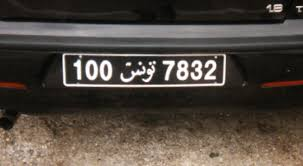
#> input picture plates/tunis.jpeg, 303 x 166 px, found by its file name
$ jupyter execute --allow-errors easy_OCR_demo.ipynb   (shell and % lines are left out)
#> lines starting #> are read from the running program, lines starting #| are printed output that depends on the picture; after the words box and inside, x2 and y2 are one past the last pixel; in counts of white or black regions, pixels touching at a corner belong together
# EasyOCR for Tunisian License Plate Detection

This notebook demonstrates how to use EasyOCR to detect and recognize Tunisian license plates with focus on extracting numbers and inserting the Arabic text "تونس" between them.

[cell 1]
import matplotlib.pyplot as plt
import cv2
import easyocr
from IPython.display import Image
import numpy as np
import re

[cell 2]
# Display the sample image
Image("/Users/macbook/Documents/Personnel/Car-Number-Plates-Detection/plates/tunis.jpeg")

## Enhanced Image Preprocessing

Apply multiple preprocessing techniques to improve Arabic text detection.

[cell 3]
def preprocess_image(image_path):
    """Apply multiple preprocessing techniques to improve Arabic detection"""
    # Read image
    original = cv2.imread(image_path)
#> original is the input picture: shape (166, 303, 3); mean B, G, R 63.4, 71.2, 79.6
    if original is None:
        return None, None

    # Make sure image is large enough
    if original.shape[1] < 600:
        scale = 600 / original.shape[1]
#> scale = 1.98
        original = cv2.resize(original, (0, 0), fx=scale, fy=scale)
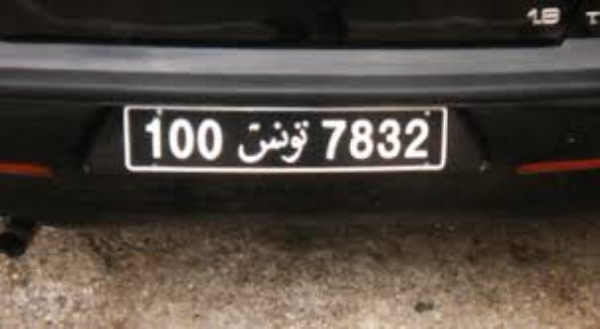
#> original: shape (329, 600, 3); mean B, G, R 63.3, 71.2, 79.5

    # Create a list of preprocessed variants
    preprocessed_images = []

    # 1. Original image
    preprocessed_images.append(original)

    # 2. Grayscale
    gray = cv2.cvtColor(original, cv2.COLOR_BGR2GRAY)
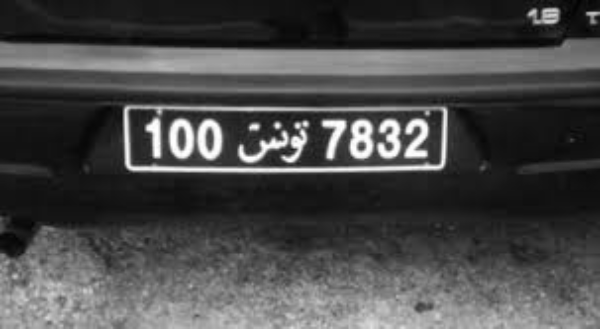
#> gray: shape (329, 600); min 1, max 255, mean 72.8
    preprocessed_images.append(cv2.cvtColor(gray, cv2.COLOR_GRAY2BGR))

    # 3. Bilateral filter (reduces noise while keeping edges sharp)
    bilateral = cv2.bilateralFilter(gray, 11, 17, 17)
    preprocessed_images.append(cv2.cvtColor(bilateral, cv2.COLOR_GRAY2BGR))

    # 4. Adaptive threshold (helps with contrast)
    thresh = cv2.adaptiveThreshold(bilateral, 255, cv2.ADAPTIVE_THRESH_GAUSSIAN_C,
                                   cv2.THRESH_BINARY, 11, 2)
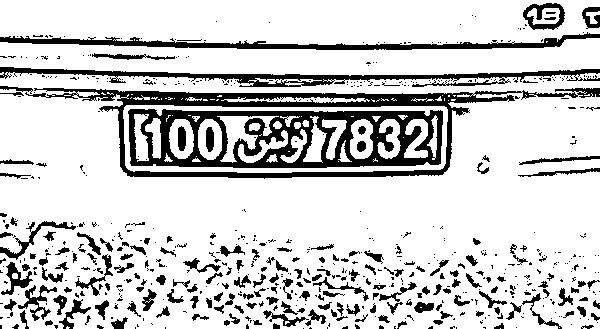
#> thresh: shape (329, 600); 80.7% white; 638 black regions (455 under 20 px), largest, box (x1, y1, x2, y2) and area: (128, 109, 443, 168) 9333, (25, 88, 600, 179) 7547, (0, 67, 600, 87) 3620
    preprocessed_images.append(cv2.cvtColor(thresh, cv2.COLOR_GRAY2BGR))

    # 5. Edge enhancement
    kernel = np.array([[0, -1, 0], [-1, 5, -1], [0, -1, 0]])
    sharpened = cv2.filter2D(original, -1, kernel)
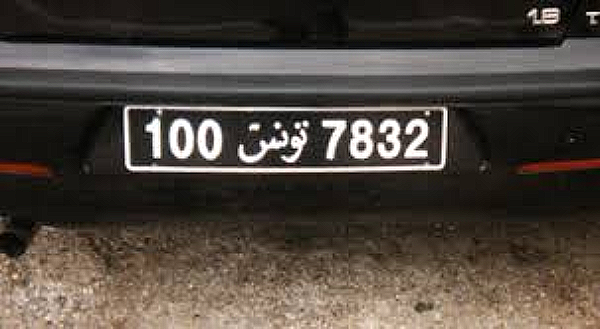
#> sharpened: shape (329, 600, 3); mean B, G, R 63.1, 71, 79.3
    preprocessed_images.append(sharpened)

    # Display the preprocessing results
    plt.figure(figsize=(20, 10))
#> (this line was passed over: IPython is not available in this run)
    titles = ['Original', 'Grayscale', 'Bilateral Filter', 'Adaptive Threshold', 'Sharpened']

    for i, img in enumerate(preprocessed_images):
        plt.subplot(1, 5, i+1)
        plt.imshow(cv2.cvtColor(img, cv2.COLOR_BGR2RGB))
        plt.title(titles[i])
        plt.axis('off')
#> this loop made 1 pass

    plt.tight_layout()
    plt.show()

    return preprocessed_images, original

# Preprocess the image
#> (the rest of this cell did not finish here and is left out)

## Optimized OCR with Arabic Language Support

Initialize EasyOCR with Arabic and English languages and special configuration for Arabic detection.

#> (a cell that did not finish here is left out)

[cell 5]
# Apply OCR to each preprocessed image and collect all results
all_results = []

#> (the rest of this cell did not finish here and is left out)

## Check for Arabic Letters and Insert تونس

Detect if any result contains Arabic letters and find the numbers to format the license plate.

[cell 6]
# [40 lines left out: function extract_numbers_and_insert_tunisia, not called in this run]

## Process Each Detection and Look for Arabic Letters

Check each result for Arabic letters ت, و, or ن to find the Tunisian license plate identification.

[cell 7]
# Process the first variant results (output)
formatted_plate = ""
extracted_numbers = []
found_arabic = False

# First check if any result contains Arabic letters
for results_list in all_results:
    for bbox, text, prob in results_list:
        # Check for Arabic letters (specifically ت, و, or ن which are in تونس)
        if 'ت' in text or 'و' in text or 'ن' in text or 'س' in text:
            print(f"✓ Found Arabic letters in '{text}' with confidence {prob:.2f}")
            formatted_plate, extracted_numbers = extract_numbers_and_insert_tunisia(text)
            print(f"\nFormatted plate: {formatted_plate}")
            found_arabic = True
            break

    if found_arabic:
        break

# If no Arabic was found, use the first detection
if not found_arabic and len(all_results) > 0 and len(all_results[0]) > 0:
    bbox, text, prob = all_results[0][0]
    print(f"No Arabic letters found, using first detection: '{text}' with confidence {prob:.2f}")
    formatted_plate, extracted_numbers = extract_numbers_and_insert_tunisia(text)
    print(f"\nFormatted plate: {formatted_plate}")

## Visualize the License Plate with Inserted تونس

Show the results with the Arabic text properly positioned between numbers.

[cell 8]
from pylab import rcParams
rcParams['figure.figsize'] = 15, 10

[cell 9]
# Function to visualize license plate with inserted تونس
# [48 lines left out: function visualize_plate_with_tunisia, not called in this run]

# Create the visualization if we have a formatted plate
if formatted_plate:
    result_img = visualize_plate_with_tunisia(original_img, all_results, formatted_plate, extracted_numbers)

    # Display the result
    plt.figure(figsize=(15, 10))
    plt.imshow(cv2.cvtColor(result_img, cv2.COLOR_BGR2RGB))
    plt.axis('off')
    plt.title(f"Formatted Plate: {formatted_plate}")
    plt.show()

## Complete Function to Process Tunisian License Plates

Combine all steps into a comprehensive function to process any Tunisian license plate.

[cell 10]
def process_tunisian_plate(image_path):
    """Complete pipeline to process a Tunisian license plate with inserted تونس"""
    print(f"Processing license plate: {image_path}")

    # 1. Preprocess image with multiple techniques
    preprocessed_images, original = preprocess_image(image_path)
#> the loop in preprocess_image, `for i, img in enumerate(preprocessed_images):` made 1 pass
